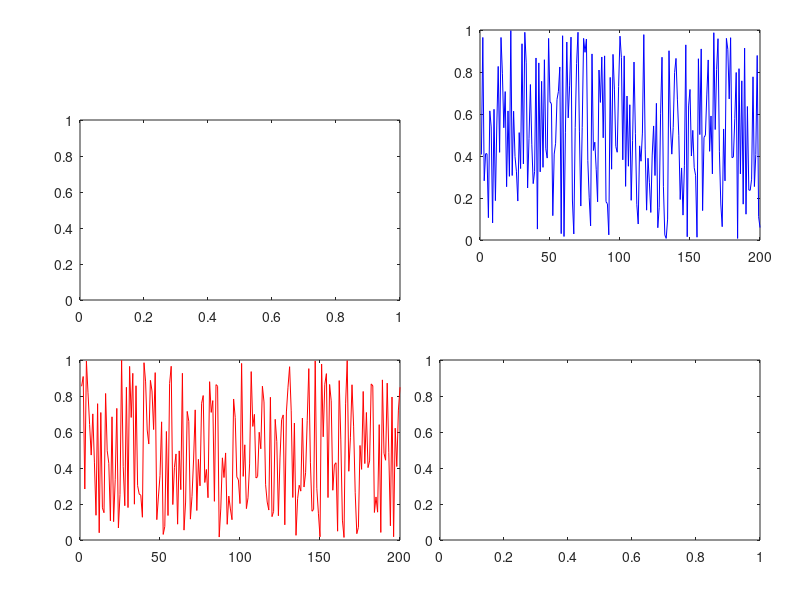

MATLAB code to generate this figure: (Note: this script raises an error after producing the figure.)

clc();


% --------------------------------------
% Plots/handles, etc. 
% Jose Guivant
% Updated by Mark Whitty
% ---------------------------------------


%% ---------------------------------------
d=0.1 ; x=(0:d:100)*5*pi/100;
y = cos(x).*sin(3*x);

figure(1) ; clf(); plot(x,y);
xlabel('x (in meters)');
ylabel('F(x) (in atm)');

% return;


% There are other useful properties.
% We inspect them, using the handle of the graphic object.

figure(1) ; clf(); 
h = plot(x,y);

get(h),

% we will see, it has many interesting properties

%These are usually useful:

% Color
% LineStyle
% LineWidth

% Marker
% MarkerSize
% 
% MarkerEdgeColor
% MarkerFaceColor
% XData
% YData
% Visible
% 

% I can set many of its properties, just using "SET" 

set(h,'color',[1,.1,.7],'linewidth',2);
pause;

set(h,'marker','*','markersize',3,'MarkerEdgeColor',[0,0,1]);
pause;
set(h,'marker','none');

% We can set certain properties, for refining our figures
% OR for performing certain animations; for showing
% time varying data; in "Real-Time"

% here, some basic animation ("Oscilloscope")
L=10;
for i=1:50
 a = y(1:L) ; y(1:end-L) = y(L+1:end) ; y(end-L+1:end)=a;
 set(h,'ydata',y);
 pause(0.02);
end

%% ---------------------------------------
% we can have many, being modified dynamically,
% in the same figures or in different ones.

y = cos(x).*sin(3*x);
y2=y;
figure(1) ; clf(); 
h1 = plot(x,y,'r');
hold on;
h2 = plot(x,y2,'b');
for i=1:20,
    
    a = y(1:L) ; y(1:end-L) = y(L+1:end) ; y(end-L+1:end)=a;
    y2=y2*0.95;
    % Some synthetic "signals", for playing here.
    % Shifting one of the signals.
    % Attenuating the other one.
    
    % update both graphic objects.
    set(h1,'ydata',y); 
    set(h2,'ydata',y2);
    pause(0.2);
end




%% -------------------------------------
N=200;
x = rand(1,N);
y = rand(1,N);
figure(1) ; clf(); 
h = plot(x,y,'.b');
axis([0,1,0,1]);
for i=1:80,
    
    y=y*0.97;
    set(h,'xdata',x*abs(sin(i/80*2.1*pi)),'ydata',y);
    pause(0.05);
end

%% -------------------------------------
% also for 3D plots (1D in 3D )
N=200;
x = rand(1,N);
y = rand(1,N);
z = rand(1,N);
figure(1) ; clf(); 
h = plot3(x,y,z,'.r');
axis([0,1,0,1,0,1]);
rotate3d on;


grid on; box on;

for i=1:80,
    %x=x*0.97;     
    %y=y*0.96; 
    z=z*0.99;
    x2 = x*abs(sin(i/80*2.1*pi));
    y2 = y*abs(cos(i/80*2.1*pi));
    set(h,'xdata',x2,'ydata',y2,'zdata',z);
    pause(0.05);
end


%% -------------------------------------
% Some curves (1D), in 3D

N=1000;
a = (0:N)*5*pi/N;       % parameter

% p(a) = (x(a),y(a),z(a))
x = cos(a);
y = sin(a);
z = a/pi;

figure(1) ; clf();
h = plot3(x,y,z,'r');
axis([-1,1,-1,1,-1,5]);
rotate3d on;  

%% -------------------------------------
% Again, some curves (1D), in 3D; 
% but including some dynamic changes.

N=1000;
a = (0:N)*5*pi/N;
x = cos(a);
y = sin(a);
z = a/pi;
figure(1) ; clf();
h = plot3(x,y,z,'r');
axis([-1,1,-1,1,-5,5]);

rotate3d on;  
pause;
for i=1:100,
    set(h,'zdata',z*sin(i*pi/20));
    pause(0.05);
end    

%% -------------------------------------
% Again, some curves (1D), in 3D; 
% but including some dynamic changes, 
% and more than just one.

N=1000;
a = (0:N)*5*pi/N;
x = cos(a);
y = sin(a);
z = a/pi;

figure(1) ; clf();

h = plot3(x,y,z,'r');
hold on;
h2 = plot3(x,y,z*1.1,'b.');

axis([-1,1,-1,1,-5,5]);

rotate3d on;  
pause;

for i=1:100,
    w=z*sin(i*pi/23);
    set(h,'zdata',w);
    set(h2,'xdata',y.*w,'zdata',w); % some crazy thing...
    
    pause(0.05);
end  


%%  ======================================
%  SURFACES  (2D in 3D)
%  Z=Z(X,Y)  OR   (X(a,b),Y(a,b),Z(a,b))

N=80; M=100;
x = (0:N-1);
y = (0:M-1);
x=x*5*pi/N;
y=y*2*pi/M;
[xx,yy] = meshgrid(x,y); % ( we will see some easy cases using it)

Z = sin(xx).*cos(yy);

figure(1) ; clf();
h=surf(xx,yy,Z);
% surf(xx,yy,Z,colors);  % you can specify the color, for each Z(i,j)

rotate3d on;  
axis([ x(1),x(end),y(1),y(end),-2,+2]);
pause;

for i=1:100,
    set(h,'zdata',Z.*cos(xx*i/40));
    pause(0.05);
end  

%BTW: you may also change 'xdata','ydata' (simultaneously)
% (next example)

%% -------------------------------
% ALSO: surfaces, 2D parameterized.
%  ( x(a,b),y(a,b),z(a,b) )

N=80; M=100;
a = (0:N);
b = (0:M);
a=a*5*pi/N;
b=b*2*pi/M;
[A,B] = meshgrid(a,b); 

Z = sin(A).*cos(B);

figure(1) ; clf();
h=surf(cos(A),sin(B),Z);
% surf(..,..,..,colors);  % you can specify the color, for each Z(i,j)

axis([ -1,1,-1,1,-1,+1]);
rotate3d on;  
pause;


for i=1:100
    set(h,'xdata',cos(A*i/80),'zdata',Z.*cos(A*i/80)); 
    %(non sense!, but beautiful)
    pause(0.1);
end  

%% ---------------------------------------------------
% Using "AXES"
% We can define axes (where to plot), 
% at any place in any figure.

N=200;
figure(1) ; clf();

x=rand(N,1);
h1 = plot(x,'b');
hold on;
h2 = plot(rand(N,1),'r');

% Here, we create a context, where to plot.
ha = axes('position',[0.6,0.6,0.35,0.35]);

h3 = plot(ha,x,'m');  % I instruct PLOT to use that context

pause;

for i=1:50
    x=rand(N,1);
    set(h1,'ydata',x);
    set(h2,'ydata',0.2*rand(N,1));
    set(h3,'ydata',x);
    pause(0.1);
end  


%% ---------------------------------------------------
% EXAMPLE USING "AXES"
% We can define axes (where to plot), at any place in any figure.

% we create a figure.
figure(1) ; 
clf();          % I clean it, just in case.

% now, We define some AXES
% position = RECT = [x0,y0,DX,DY], normalized to [0,1]
ha1 = axes('position',[0.6,0.6,0.35,0.35]);
ha2 = axes('position',[0.1,0.1,0.4,0.3]);
ha3 = axes('position',[0.1,0.5,0.4,0.3],'box','on');
ha4 = axes('position',[0.55,0.1,0.4,0.3],'box','on');


% now, we do what we want to do.
N=200;
x=rand(N,1);
h1 = plot(ha1,x,'b');  % <------ We tell plot to plot in a particular axes insance.

h2 = plot(ha2,rand(N,1),'r');  %<--- this one, in a different one.

% and so on..
h3 = plot(ha3,x,'b');
h4 = plot(ha4,0,0,'+g');
ht4 = title(ha4,'.');
pause;

% now some action.
for i=1:100
    x=rand(N,1);
    set(h1,'ydata',x);
    set(h2,'ydata',0.2*rand(N,1));
    set(h3,'ydata',x);
    
    % E.g.: a random number of randon numbers...
    NP = floor(20+50*rand(1,1));
    xx=rand(NP,1);
    yy=rand(NP,1);
    set(h4,'xdata',xx,'ydata',yy);
    set(ht4,'string',sprintf('%d random points',NP));
    
    pause(0.1);
end  

%% ---------------------------------------------------
% EXAMPLE USING "AXES"
% of course, we can use other graphical objects
% e.g. IMAGES 

% as usual, we create a figure.
figure(1) ; 
clf();          % I clean it, just in case.

% Now, We define some AXES
ha1 = axes('position',[0.6,0.6,0.35,0.35]);
ha2 = axes('position',[0.1,0.1,0.4,0.3]);
ha3 = axes('position',[0.1,0.5,0.4,0.3],'box','on');
ha4 = axes('position',[0.55,0.1,0.4,0.3],'box','on');


% Now, we do what we want to do.
N=200;
x=rand(N,1);
h1 = plot(ha1,x,'b');  % <------ We tell plot to plot in a particular axes insance.
h2 = plot(ha2,rand(N,1),'r');  %<--- this one, in a different one.

% And so on..
% load our data..

load('C:\Users\z3099851\Google Drive\Teaching\MTRN2500 S2 2018\Assignment 3 + Quiz 3\Data\HomeC001\PSLR_C01_120x160.mat'); 

% create an IMAGE object, and we preserve its handle.
h3 = image(CC.C(:,:,:,1),'parent',ha3); 
%'parent' <--- This property specifies the AXES to be used

h4 = plot(ha4,0,0,'+g');
ht4 = title(ha4,'.');
pause;

% now some action.
for i=1:100
    
    % HERE! update the image content.
    set(h3,'cdata',CC.C(:,:,:,i) );
      
    % the rest, is as the previous example..
    x=rand(N,1);
    set(h1,'ydata',x);
    set(h2,'ydata',0.2*rand(N,1));
    
    NP = floor(20+50*rand(1,1));
    xx=rand(NP,1);
    yy=rand(NP,1);
    set(h4,'xdata',xx,'ydata',yy);
    set(ht4,'string',sprintf('%d random points',NP));
    
    pause(0.1);
end  
